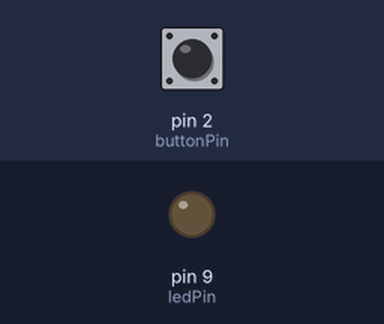
Bench run of a sketch on a simulated Arduino Uno, built with avr-gcc and run on an emulated ATmega328P. On the bench: output pins drawn as LEDs (lit = HIGH). Inputs (shaded band) come from the test bench; at power-on: pin 2 (buttonPin) HIGH. What the sketch prints to the serial monitor is not drawn.

Above: at 6.9 s.
7.0 s: pin 2 (buttonPin) pulled LOW for 3 s
At 7.96 s:
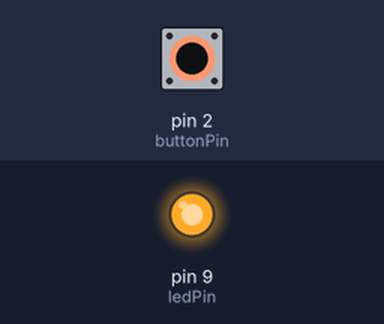
11.5 s: pin 2 (buttonPin) pulled LOW for 3 s
Timing chart, 0 to 22.0 s (numbered marks = the images above; inputs shaded):
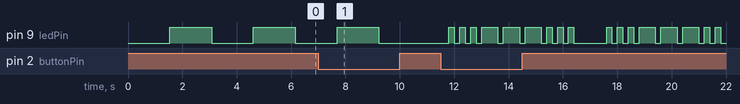

The sketch:

pwm_night_light.ino
```cpp
/*
 * Project : PWM Fading Night Light
 * Author  : Dinesh Patra
 * Date    : 04-07-2026
 * Description:
 * Three lighting modes:
 * 1. Slow Breathing
 * 2. Fast Pulse
 * 3. SOS Pattern
 */

const int ledPin = 9;
const int buttonPin = 2;

int mode = 0;
bool lastButtonState = HIGH;

void setup() {
  pinMode(ledPin, OUTPUT);
  pinMode(buttonPin, INPUT_PULLUP);

  Serial.begin(9600);
  Serial.println("Mode 1 : Slow Breathing");
}

void breathing(int stepDelay) {
  for (int i = 0; i <= 255; i++) {
    analogWrite(ledPin, i);
    delay(stepDelay);
  }

  for (int i = 255; i >= 0; i--) {
    analogWrite(ledPin, i);
    delay(stepDelay);
  }
}

void dot() {
  digitalWrite(ledPin, HIGH);
  delay(200);
  digitalWrite(ledPin, LOW);
  delay(200);
}

void dash() {
  digitalWrite(ledPin, HIGH);
  delay(600);
  digitalWrite(ledPin, LOW);
  delay(200);
}

void sos() {

  dot();
  dot();
  dot();

  dash();
  dash();
  dash();

  dot();
  dot();
  dot();

  delay(1000);
}

void loop() {

  bool buttonState = digitalRead(buttonPin);

  if (buttonState == LOW && lastButtonState == HIGH) {

    mode++;

    if (mode > 2)
      mode = 0;

    if (mode == 0)
      Serial.println("Mode 1 : Slow Breathing");

    if (mode == 1)
      Serial.println("Mode 2 : Fast Pulse");

    if (mode == 2)
      Serial.println("Mode 3 : SOS");

    delay(250);
  }

  lastButtonState = buttonState;

  switch (mode) {

    case 0:
      breathing(6);
      break;

    case 1:
      breathing(1);
      break;

    case 2:
      sos();
      break;
  }
}
```

Measured:
- after the input at 7.0 s, pin 9 (ledPin): goes on until 9.2 s, then stays LOW
- by itself, pin 9 (ledPin): alternates HIGH for 1.5 s and LOW for 1.5 s
